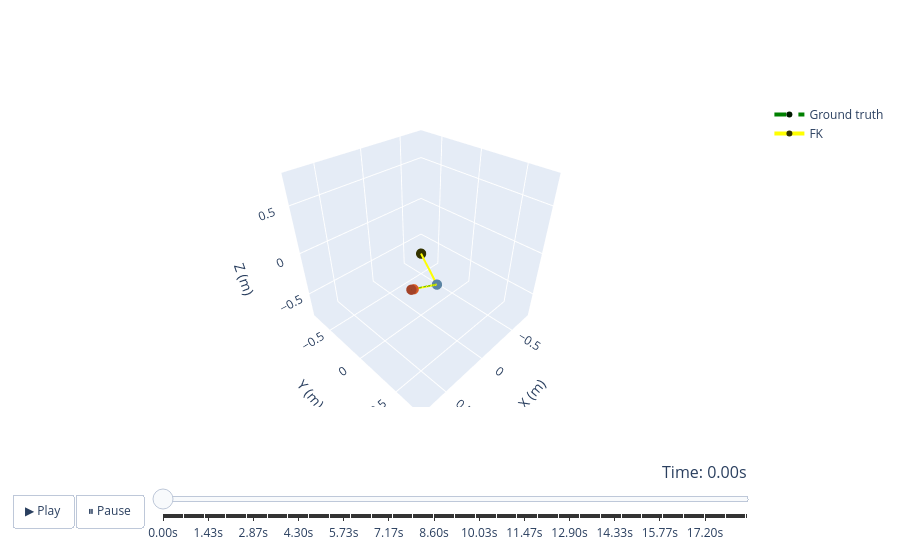

Notebook source saved alongside this figure:
### Code cell
viz = ArmVisualizer(fk_func=forward_kinematics_fixed, L1=L1_FIXED, L2=L2_FIXED)

# Ground truth – elbow/wrist arrays relative to shoulder
gt_elbow = pose_wide[['elbow_x','elbow_y','elbow_z']].values - pose_wide[['shoulder_x','shoulder_y','shoulder_z']].values
gt_wrist = pose_wide[['bracelet_x','bracelet_y','bracelet_z']].values - pose_wide[['shoulder_x','shoulder_y','shoulder_z']].values
viz.add_arm(name='Ground truth', color='green', dash='dash', elbow=gt_elbow, wrist=gt_wrist)

# FK arm from joint angles (all frames)
viz.add_arm(name='FK', color='yellow',
            q1=joint_angles['q1'].values, q2=joint_angles['q2'].values,
            q3=joint_angles['q3'].values, q4=joint_angles['q4'].values)

# Downsample for performance
viz.show(times=joint_angles['video_time_s'])
